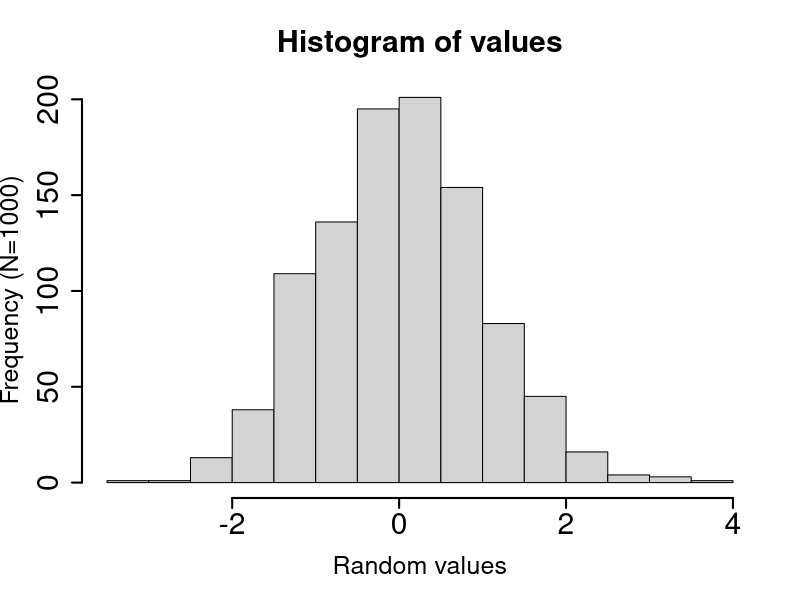
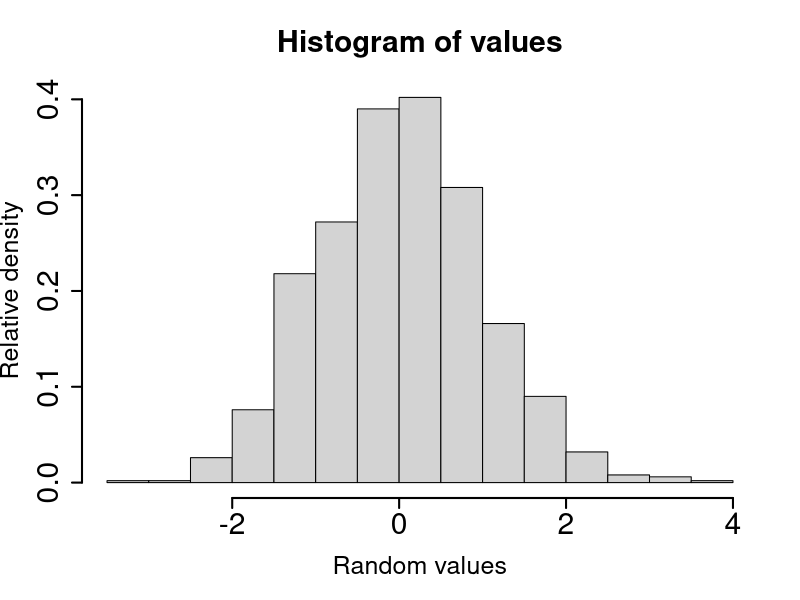

Source code (R) for these figures, in order:
# 1000 normally distributed values
N = 1000
values = rnorm(N)
hist(values, freq=TRUE,  xlab="Random values",
        cex.lab=1.5, cex.main=1.8, lwd=2,
        cex.sub=1.8, cex.axis=1.8,
        ylab=paste0("Frequency (N=",N,")"))
hist(values, freq=FALSE, xlab="Random values",
        cex.lab=1.5, cex.main=1.8, lwd=2,
        cex.sub=1.8, cex.axis=1.8,
        ylab="Relative density")

# Compare the two plots: only the y-axis
# changes but the general shape remains.
